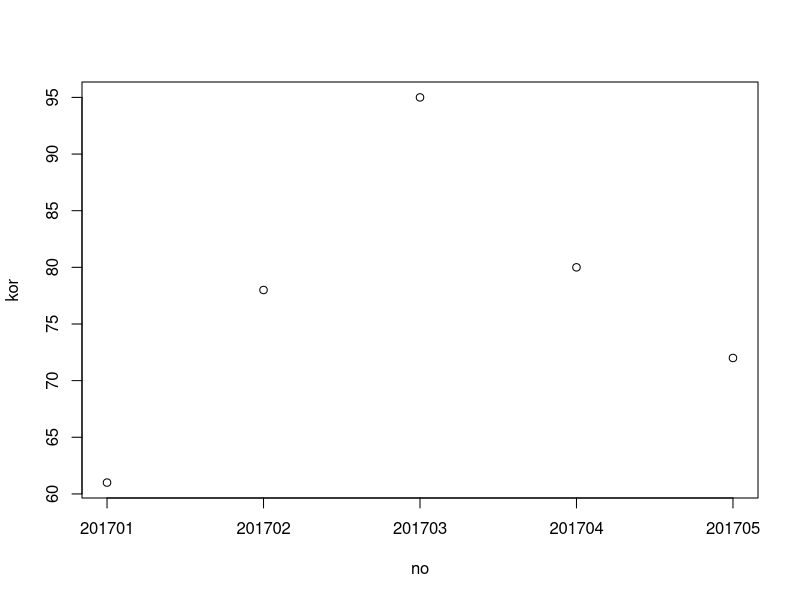

Reproduce this figure in R.
kor <- c(61, 78, 95, 80, 72)
no <- c(201701, 201702, 201703, 201704, 201705)
# plot(x, y)는 x, y 두 벡터로부터 형성되는 순서쌍을 그래프에 점으로 나타낸다.

plot(no, kor)